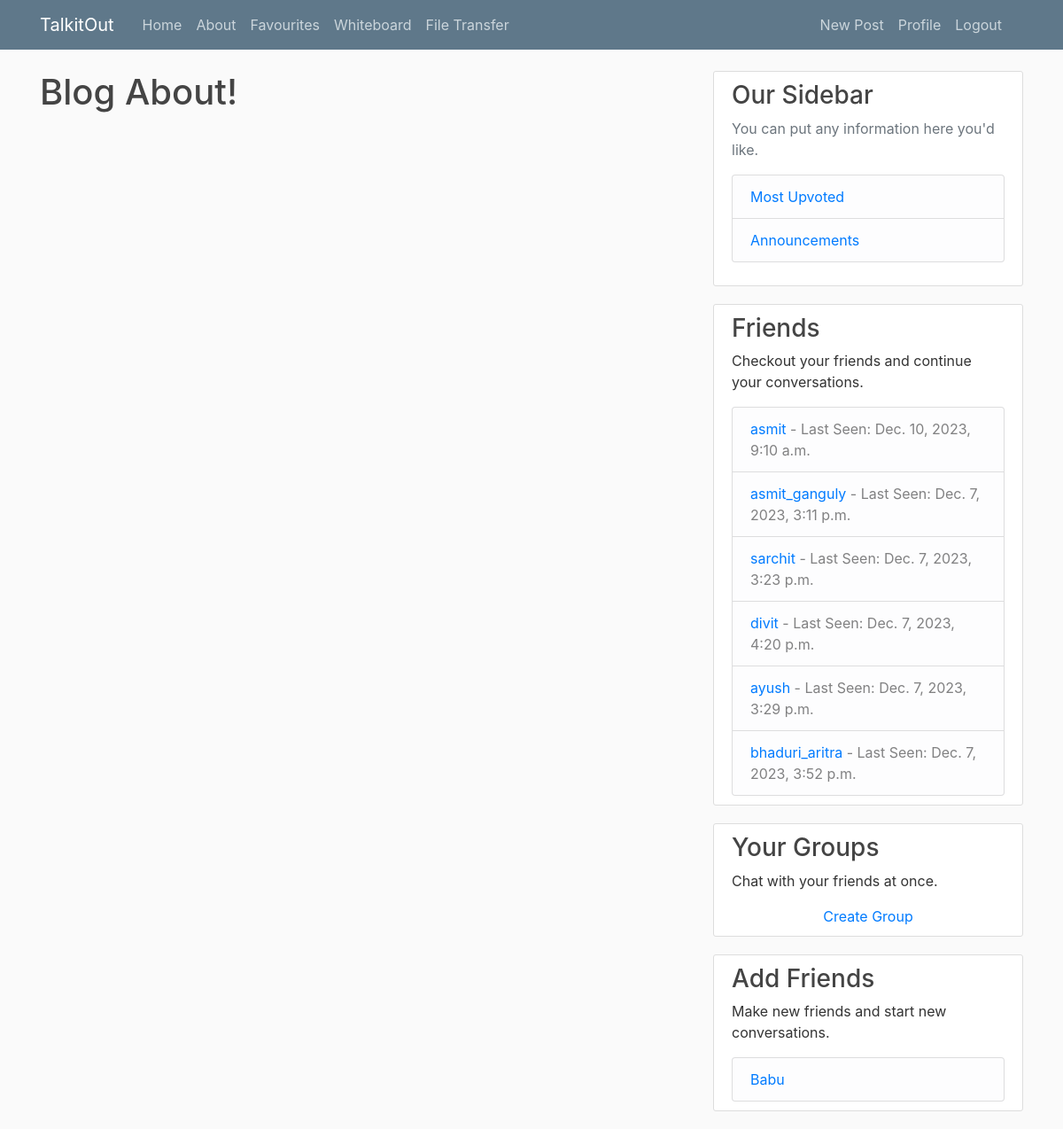
Before: /about/ (signed in) with the older database file.
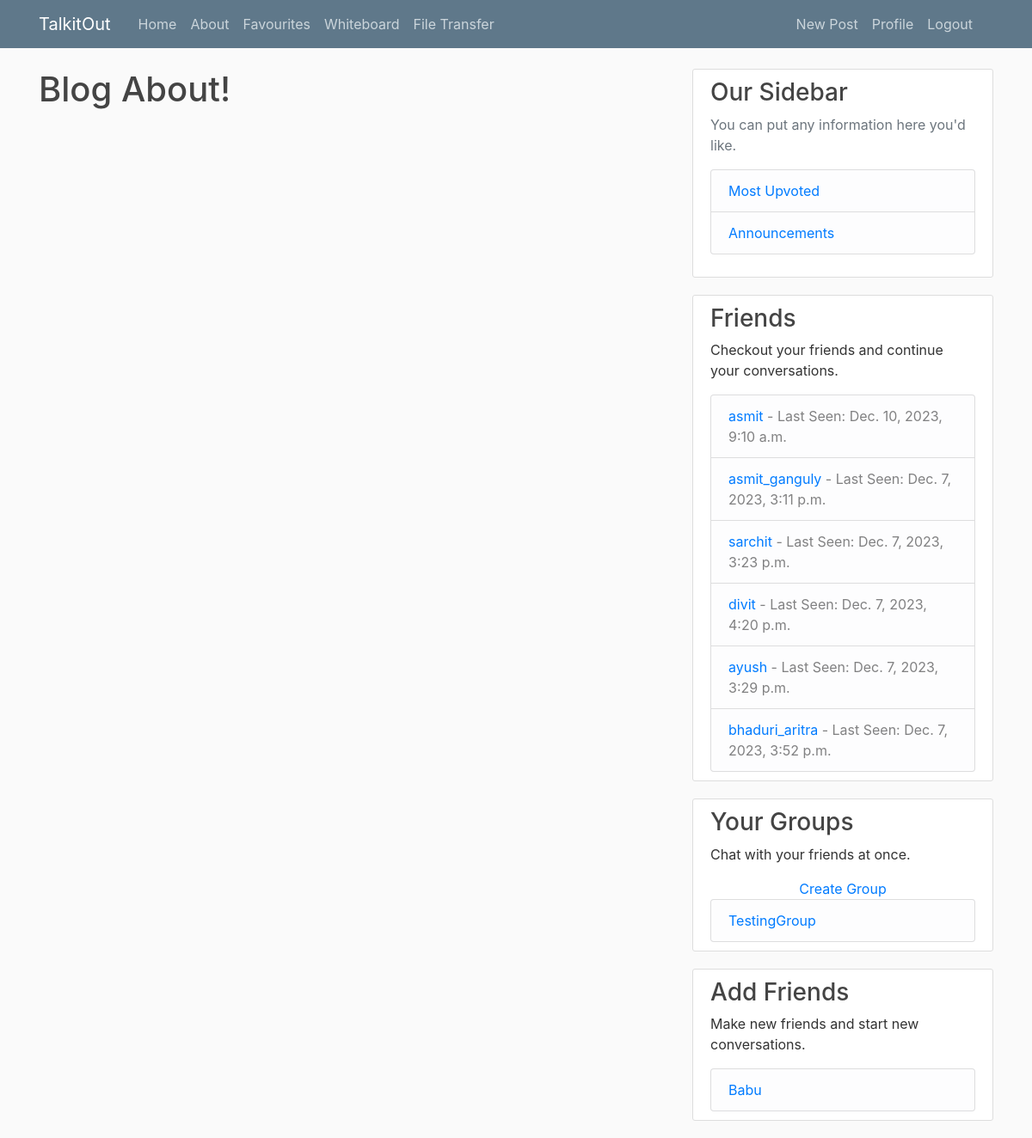
After: the same page with the newer database file.
### blog/models.py (models this page shows, shortened)
class Friend(models.Model):
    user = models.ForeignKey(User, on_delete=models.CASCADE, related_name='user')
    friend = models.ForeignKey(User, on_delete=models.CASCADE, related_name='friend')
    class Meta:
        unique_together = ('user', 'friend')

class Group(models.Model):
    name = models.CharField(max_length=255, unique=True)
    members = models.ManyToManyField(User, related_name='group_members')

### blog/views.py (the view)
# urls.py: path('about/', views.about,name='blog-about'),
def about(request):
    context = {"title": "about"}
    if request.user.is_authenticated:
        request.user.profile.lastseen = timezone.now()
        request.user.profile.save()
        request.user.profile.lastseen = timezone.now()
        request.user.profile.save()
        current_user = request.user
        friends = Friend.objects.filter(user=current_user).values_list(
            "friend", flat=True
        )
        others = User.objects.exclude(pk=current_user.id).exclude(pk__in=friends)
        groups = Group.objects.filter(
            members=current_user
        )  # Get groups the user is a part of
        context["friends"] = Friend.objects.filter(user=current_user)
        context["others_list"] = others
        context["groups"] = groups  # Add groups to the context
        friends_lastseen = Profile.objects.filter(
            user__in=friends.values_list("friend", flat=True)
        ).values("user__username", "lastseen")
        context["friends_lastseen"] = friends_lastseen
    return render(request, "blog/about.html", context)

### users/models.py (called while the page is built)
    def save(self,*args, **kwargs):
        super().save(*args, **kwargs)
        img = Image.open(self.image.path)
        if img.height>300 or img.width >300:
            output_size = (300,300)
            img.thumbnail(output_size)
            img.save(self.image.path)

### blog/templates/blog/about.html
{% extends "blog/base.html" %}
{% block content %}
<h1>Blog About!</h1>
{% endblock content%}
{% block friend_list %}
<div class="content-section">
    <h3>Friends</h3>
    <p>Checkout your friends and continue your conversations.</p>
    <ul class="list-group">
        {% for friend in friends %}
            {% with request.user.username as current_user %}
                {% if friend.friend.username < current_user %}
                    {% with room_name=friend.friend.username|add:"_"|add:current_user %}
                        <li class="list-group-item list-group-item-light">
                            <a href="{% url 'room' room_name %}">{{ friend.friend.username }}</a> - Last Seen:
                            {% for lastseen in friends_lastseen %}
                                {% if lastseen.user__username == friend.friend.username %}
                                    {{ lastseen.lastseen }}
                                {% endif %}
                            {% endfor %}
                        </li>
                    {% endwith %}
                {% else %}
                    {% with room_name=current_user|add:"_"|add:friend.friend.username %}
                        <li class="list-group-item list-group-item-light">
                            <a href="{% url 'room' room_name %}">{{ friend.friend.username }}</a> - Last Seen:
                            {% for lastseen in friends_lastseen %}
                                {% if lastseen.user__username == friend.friend.username %}
                                    {{ lastseen.lastseen }}
                                {% endif %}
                            {% endfor %}
                        </li>
                    {% endwith %}
                {% endif %}
            {% endwith %}
        {% endfor %}
    </ul>
</div>
{% endblock friend_list %}
{% block group_list %}
<div class="content-section">
    <h3>Your Groups</h3>
    <p>Chat with your friends at once.</p>
    <div class="text-center">
        <a href="{% url 'create_group' %}">Create Group</a>
    </div>
    <ul class="list-group">
        {% for group in groups %}
            <li class="list-group-item list-group-item-light">
                <a href="{% url 'room' group.name %}">{{ group.name}}</a>
            </li>
        {% endfor %}
    </ul>
</div>
{% endblock group_list %}
{% block other_list %}
<div class="content-section">
    <h3>Add Friends</h3>
    <p>Make new friends and start new conversations.</p>
    <ul class="list-group">
        {% for other in others_list %}
            {% with request.user.username as current_user %}
                {% if other.username < current_user %}
                    {% with room_name=other.username|add:"_"|add:current_user %}
                        <li class="list-group-item list-group-item-light">
                            <a href="{% url 'room' room_name %}">{{ other.username }}</a>
                        </li>
                    {% endwith %}
                {% else %}
                    {% with room_name=current_user|add:"_"|add:other.username %}
                        <li class="list-group-item list-group-item-light">
                            <a href="{% url 'add_friend' other.username %}">{{ other.username }}</a>
                        </li>
                    {% endwith %}
                {% endif %}
            {% endwith %}
        {% endfor %}
    </ul>
</div>
{% endblock other_list %}

Changed rows visible on the page:
added Group: name "TestingGroup"
